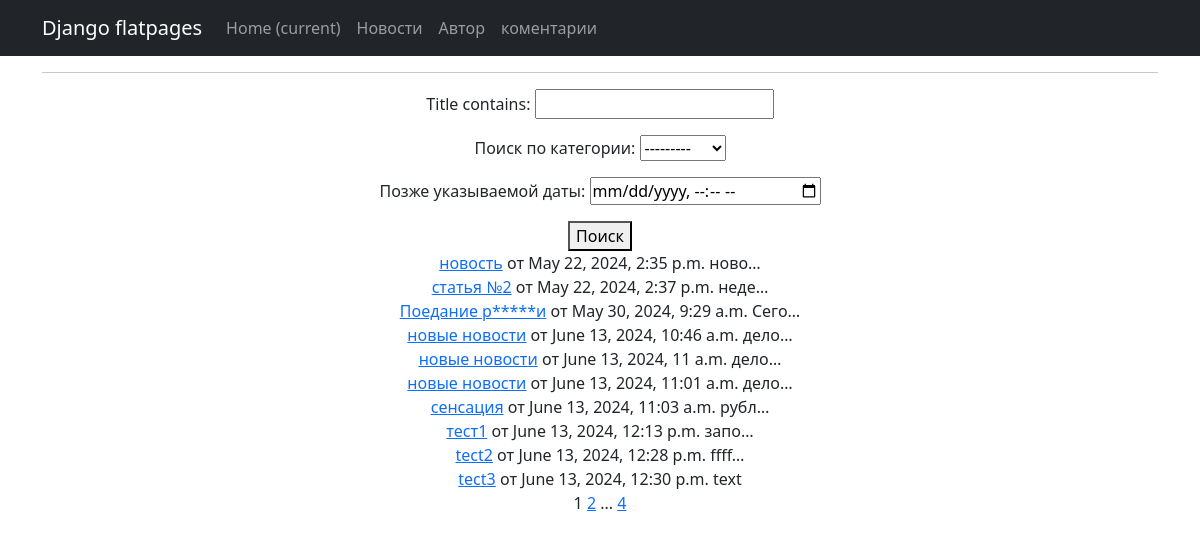
The app's page /news/search/ with its own data.
### news/models.py (models this page shows, shortened)
class Post(models.Model):
    author = models.ForeignKey(Author, on_delete=models.CASCADE)
    categoryType = models.CharField(max_length=2, choices=CATEGORY_CHOICES, default=ARTICLE)
    dateCreation = models.DateTimeField(auto_now_add=True)
    postCategory = models.ManyToManyField(Category, through='PostCategory')
    title = models.CharField(max_length=128)
    text = models.TextField()
    rating = models.SmallIntegerField(default=0)

### news/views.py (the view)
# urls.py: path('news/search/', PostSearch.as_view(), name='search'),
class PostSearch(ListView):
    model = Post
    template_name = 'search.html'
    context_object_name = 'search'
    paginate_by = 10
    def get_queryset(self):
        queryset = super().get_queryset()
        self.filterset = PostFilter(self.request.GET, queryset)
        return self.filterset.qs
    def get_context_data(self, **kwargs):
        context = super().get_context_data(**kwargs)
        context['filterset'] = self.filterset
        return context

### news/templatetags/custom_filters.py (called while the page is built)
@register.filter()
def censor(value):
    for i in ESK:
        value = value.replace(i[1:], '*' * len(i[1:]))
    return value

### templates/search.html (shortened to what this page needs)
{% extends 'flatpages/default.html' %}
{% load custom_filters %}
{% load custom_tags %}
{% block content %}
<hr>
<form action="" method="get">
       {{ filterset.form.as_p }}
        <button type="submit">Поиск</button>
    </form>
{% for new in search %}
           <tr>
               <td style="width: 200px"><a href={% url 'new' new.id %} > {{new.title|censor}}</a></td>
               <td style="width: 200px">от {{new.dateCreation}}</td>
               <td style="width: 250px">{{new.text|truncatechars:5|censor}}</td><br />
           </tr>
{% endfor %}
   {{ page_obj.number }}
{% if page_obj.has_next %}
       <a href="?page={{ page_obj.next_page_number }}">{{ page_obj.next_page_number }}</a>
       {% if paginator.num_pages != page_obj.next_page_number %}
           ...
           <a href="?page={{ page_obj.paginator.num_pages }}">{{ page_obj.paginator.num_pages }}</a>
       {% endif %}
{% endif %}
{% endblock content %}

### records on screen
Post: title|censor "новость", dateCreation "May 22, 2024, 2:35 p.m.", text|censor "ново…"
Post: title|censor "статья №2", dateCreation "May 22, 2024, 2:37 p.m.", text|censor "неде…"
Post: title|censor "Поедание р*****и", dateCreation "May 30, 2024, 9:29 a.m.", text|censor "Сего…"
Post: title|censor "новые новости", dateCreation "June 13, 2024, 10:46 a.m.", text|censor "дело…"
Post: title|censor "новые новости", dateCreation "June 13, 2024, 11 a.m.", text|censor "дело…"
Post: title|censor "новые новости", dateCreation "June 13, 2024, 11:01 a.m.", text|censor "дело…"
Post: title|censor "сенсация", dateCreation "June 13, 2024, 11:03 a.m.", text|censor "рубл…"
Post: title|censor "тест1", dateCreation "June 13, 2024, 12:13 p.m.", text|censor "запо…"
Post: title|censor "tect2", dateCreation "June 13, 2024, 12:28 p.m.", text|censor "ffff…"
Post: title|censor "tect3", dateCreation "June 13, 2024, 12:30 p.m.", text|censor "text"

### other values on screen
{{ page_obj.number }} "1"
{{ page_obj.next_page_number }} "2"
{{ page_obj.paginator.num_pages }} "4"
